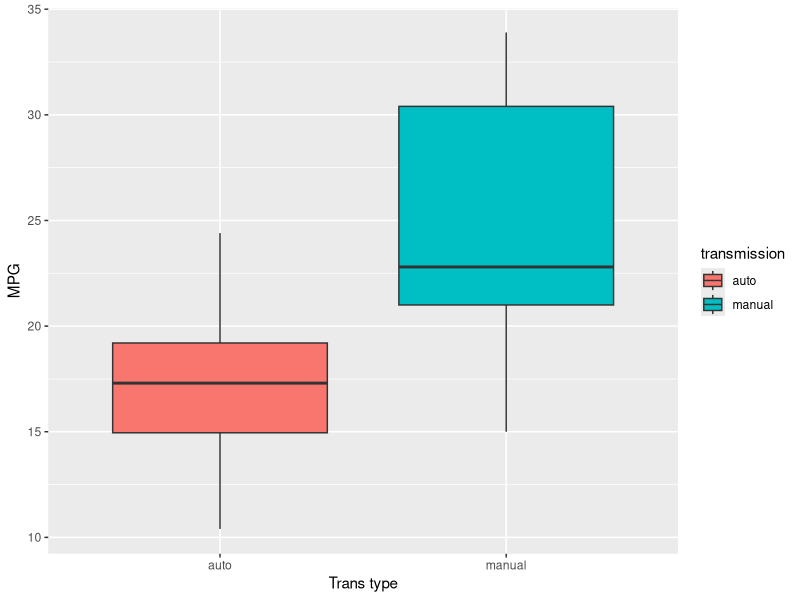
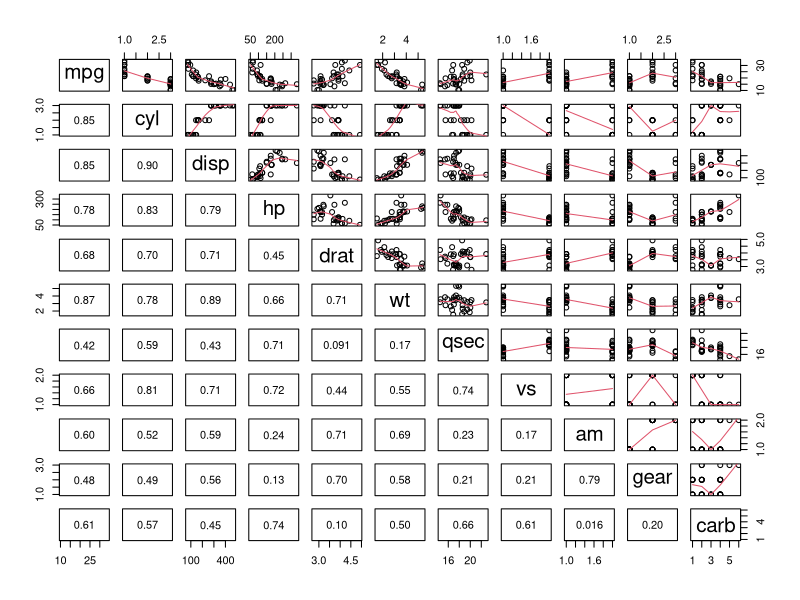
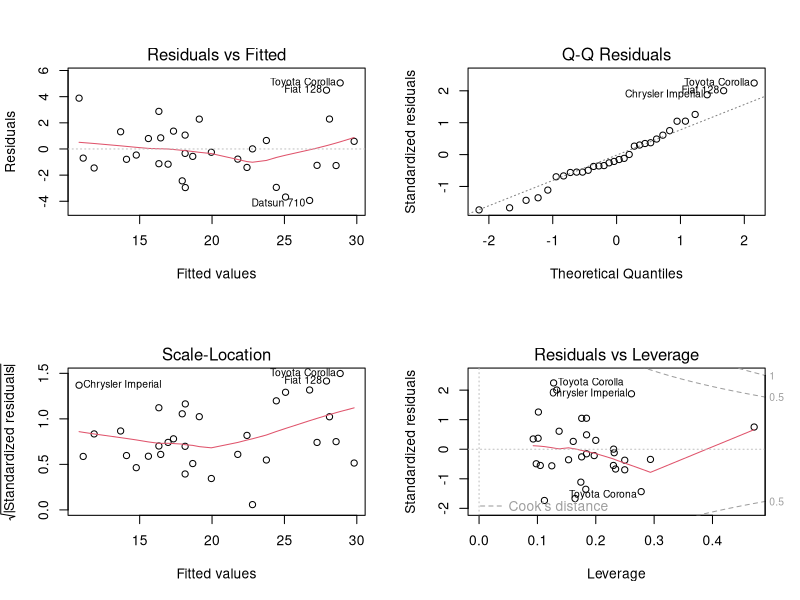

Recreate these plots in R, in order.
## ---- chunk 1
# Load data
data(mtcars)

# Convert flags to factors for easier handling
mtcars$cyl  <- factor(mtcars$cyl)
mtcars$vs   <- factor(mtcars$vs)
mtcars$am   <- factor(mtcars$am)
mtcars$gear <- factor(mtcars$gear)
mtcars$carb <- factor(mtcars$carb)
## ---- chunk 2
fit_am <- lm(mpg ~ am, mtcars)
## ---- chunk 3
summary(fit_am)
## ---- chunk 4
# First, we build a model with all variables
full.model <- lm(mpg ~ ., mtcars)
# we use 'step' to select the model with the most significant variables
best.model <- step(full.model, direction = "both", trace = 0)
summary(best.model)
## ---- chunk 5
library(plyr)
library(ggplot2)
transmission <- revalue(mtcars$am, c('0'="auto", '1'="manual"))
ggplot(mtcars, aes(x=transmission, y=mpg, fill=transmission)) +
    geom_boxplot() +
    xlab("Trans type") +
    ylab("MPG")
## ---- chunk 6
panel.cor <- function(x, y, digits = 2, prefix = "", cex.cor, ...)
{
    usr <- par("usr"); on.exit(par(usr))
    par(usr = c(0, 1, 0, 1))
    r <- abs(cor(x, y))
    txt <- format(c(r, 0.123456789), digits = digits)[1]
    txt <- paste0(prefix, txt)
    if(missing(cex.cor)) cex.cor <- 0.8/strwidth(txt)
    text(0.5, 0.5, txt)
}
## ---- chunk 7
pairs(mtcars, upper.panel=panel.smooth, lower.panel=panel.cor)
## ---- chunk 8
par(mfrow = c(2,2))
plot(best.model)
